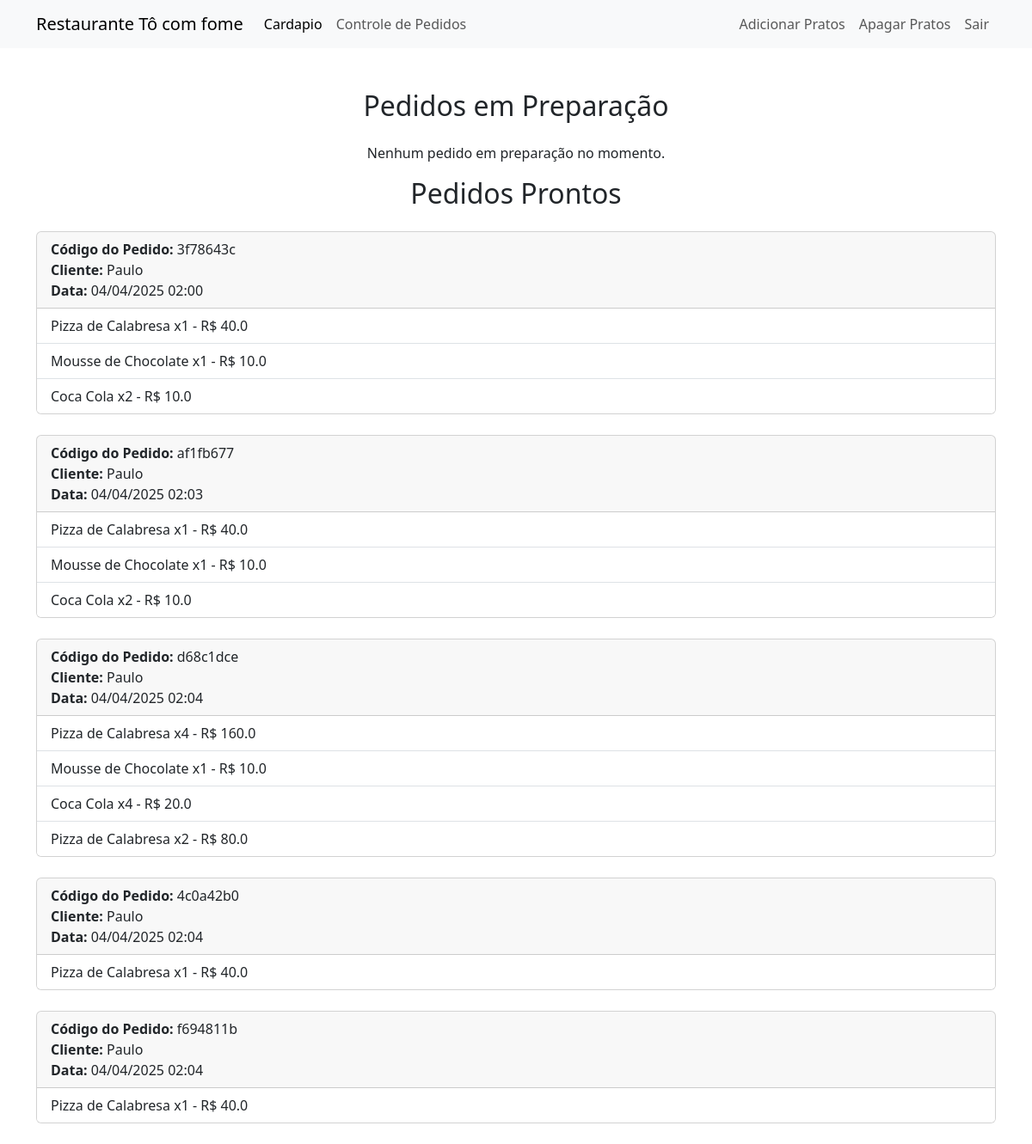
Screenshot of /controle-pedidos (signed in) with the database file from the repository.
### tocomfome/models.py (models this page shows, shortened)
class Pedido(database.Model):
    id_pedido = database.Column(database.Integer, primary_key=True, autoincrement=True)
    codigo_pedido = database.Column(database.String, nullable=False)
    id_item = database.Column(database.Integer, nullable=False)
    nome_item = database.Column(database.String, nullable=False)
    quantidade_item = database.Column(database.Integer, nullable=False)
    preco_item = database.Column(database.Float, nullable=False)
    valor_total = database.Column(database.Float, nullable=False)
    id_usuario_pedido = database.Column(database.Integer, database.ForeignKey('usuario.id'), nullable=False)
    data_criacao = database.Column(database.DateTime, nullable=False, default=datetime.utcnow)
    status = database.Column(database.String, nullable=False, default='preparando')
    usuario = database.relationship('Usuario', backref='pedidos')

class Usuario(database.Model, UserMixin):
    id = database.Column(database.Integer, primary_key=True)
    nome = database.Column(database.String, nullable=False)
    email = database.Column(database.String, nullable=False, unique=True)
    senha = database.Column(database.String, nullable=False)
    tipo = database.Column(database.String, nullable=False)  # 'cliente' ou 'funcionario'
    __mapper_args__ = {
        'polymorphic_on': tipo,
        'polymorphic_identity': 'usuario'
    }

### tocomfome/routes.py (the view, shortened to what this page needs)
@app.route('/controle-pedidos', methods=['GET', 'POST'])
@login_required
def controle_pedidos():
    if current_user.tipo != 'funcionario':
        flash("Acesso restrito!", "alert-danger")
        return redirect(url_for('home'))
    codigos_preparando = (
        database.session.query(Pedido.codigo_pedido)
        .filter_by(status='preparando')
        .distinct()
        .order_by(Pedido.data_criacao.asc())
        .all()
    )
    codigos_prontos = (
        database.session.query(Pedido.codigo_pedido)
        .filter_by(status='pronto')
        .distinct()
        .order_by(Pedido.data_criacao.asc())
        .all()
    )
    pedidos_preparando = [
        database.session.query(Pedido).filter_by(codigo_pedido=cp.codigo_pedido).all()
        for cp in codigos_preparando
    ]
    pedidos_prontos = [
        database.session.query(Pedido).filter_by(codigo_pedido=cp.codigo_pedido).all()
        for cp in codigos_prontos
    ]
    return render_template(
        'controle-pedidos.html',
        pedidos_preparando=pedidos_preparando,
        pedidos_prontos=pedidos_prontos
    )

### tocomfome/models.py (called while the page is built)
@login_manager.user_loader
def load_usuario(user_id):
    return Usuario.query.get(int(user_id))

### tocomfome/templates/controle-pedidos.html (shortened to what this page needs)
{% extends "base.html" %}
{% block body %}
<div class="container mt-5">
    <h2 class="text-center mb-4">Pedidos em Preparação</h2>
    {% if pedidos_preparando %}
        {% for grupo in pedidos_preparando %}
            <div class="card mb-4">
                <div class="card-header d-flex justify-content-between">
                    <div>
                        <strong>Código do Pedido:</strong> {{ grupo[0].codigo_pedido }}<br>
                        <strong>Cliente:</strong> {{ grupo[0].usuario.nome }}<br>
                        <strong>Data:</strong> {{ grupo[0].data_criacao.strftime('%d/%m/%Y %H:%M') }}
                    </div>
                    <form method="POST">
                        <input type="hidden" name="codigo_pedido" value="{{ grupo[0].codigo_pedido }}">
                        <button type="submit" class="btn btn-success">Marcar como Pronto</button>
                    </form>
                </div>
                <ul class="list-group list-group-flush">
                    {% for item in grupo %}
                        <li class="list-group-item">
                            {{ item.nome_item }} x{{ item.quantidade_item }} - R$ {{ item.valor_total | round(2) }}
                        </li>
                    {% endfor %}
                </ul>
            </div>
        {% endfor %}
    {% else %}
        <p class="text-center">Nenhum pedido em preparação no momento.</p>
    {% endif %}
    <h2 class="text-center mb-4">Pedidos Prontos</h2>
    {% if pedidos_prontos %}
        {% for grupo in pedidos_prontos %}
            <div class="card mb-4">
                <div class="card-header">
                    <strong>Código do Pedido:</strong> {{ grupo[0].codigo_pedido }}<br>
                    <strong>Cliente:</strong> {{ grupo[0].usuario.nome }}<br>
                    <strong>Data:</strong> {{ grupo[0].data_criacao.strftime('%d/%m/%Y %H:%M') }}
                </div>
                <ul class="list-group list-group-flush">
                    {% for item in grupo %}
                        <li class="list-group-item">
                            {{ item.nome_item }} x{{ item.quantidade_item }} - R$ {{ item.valor_total | round(2) }}
                        </li>
                    {% endfor %}
                </ul>
            </div>
        {% endfor %}
    {% else %}
        <p class="text-center">Nenhum pedido pronto no momento.</p>
    {% endif %}
</div>
{% endblock %}

### rows the page displays
Pedido: codigo_pedido "3f78643c", nome "Paulo", data_criacao "04/04/2025 02:00", nome_item "Pizza de Calabresa", quantidade_item "1", valor_total "40.0"
Pedido: nome_item "Mousse de Chocolate", quantidade_item "1", valor_total "10.0"
Pedido: nome_item "Coca Cola", quantidade_item "2", valor_total "10.0"
Pedido: codigo_pedido "af1fb677", nome "Paulo", data_criacao "04/04/2025 02:03", nome_item "Pizza de Calabresa", quantidade_item "1", valor_total "40.0"
Pedido: nome_item "Mousse de Chocolate", quantidade_item "1", valor_total "10.0"
Pedido: nome_item "Coca Cola", quantidade_item "2", valor_total "10.0"
Pedido: codigo_pedido "d68c1dce", nome "Paulo", data_criacao "04/04/2025 02:04", nome_item "Pizza de Calabresa", quantidade_item "4", valor_total "160.0"
Pedido: nome_item "Mousse de Chocolate", quantidade_item "1", valor_total "10.0"
Pedido: nome_item "Coca Cola", quantidade_item "4", valor_total "20.0"
Pedido: nome_item "Pizza de Calabresa", quantidade_item "2", valor_total "80.0"
Pedido: codigo_pedido "4c0a42b0", nome "Paulo", data_criacao "04/04/2025 02:04", nome_item "Pizza de Calabresa", quantidade_item "1", valor_total "40.0"
Pedido: codigo_pedido "f694811b", nome "Paulo", data_criacao "04/04/2025 02:04", nome_item "Pizza de Calabresa", quantidade_item "1", valor_total "40.0"
